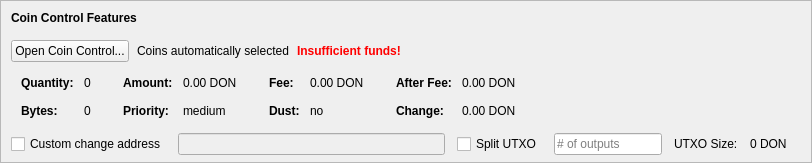
    <widget class="QFrame" name="frameCoinControl">
     <property name="sizePolicy">
      <sizepolicy hsizetype="Expanding" vsizetype="Expanding">
       <horstretch>0</horstretch>
       <verstretch>0</verstretch>
      </sizepolicy>
     </property>
     <property name="maximumSize">
      <size>
       <width>16777215</width>
       <height>16777215</height>
      </size>
     </property>
     <property name="frameShape">
      <enum>QFrame::StyledPanel</enum>
     </property>
     <property name="frameShadow">
      <enum>QFrame::Sunken</enum>
     </property>
     <layout class="QVBoxLayout" name="verticalLayoutCoinControl2">
      <property name="spacing">
       <number>0</number>
      </property>
      <property name="leftMargin">
       <number>0</number>
      </property>
      <property name="topMargin">
       <number>0</number>
      </property>
      <property name="rightMargin">
       <number>0</number>
      </property>
      <property name="bottomMargin">
       <number>6</number>
      </property>
      <item>
       <layout class="QVBoxLayout" name="verticalLayoutCoinControl" stretch="0,0,0,0,1">
        <property name="spacing">
         <number>0</number>
        </property>
        <property name="leftMargin">
         <number>10</number>
        </property>
        <property name="topMargin">
         <number>10</number>
        </property>
        <item>
         <layout class="QHBoxLayout" name="horizontalLayoutCoinControl1">
          <property name="bottomMargin">
           <number>15</number>
          </property>
          <item>
           <widget class="QLabel" name="labelCoinControlFeatures">
            <property name="sizePolicy">
             <sizepolicy hsizetype="Preferred" vsizetype="Maximum">
              <horstretch>0</horstretch>
              <verstretch>0</verstretch>
             </sizepolicy>
            </property>
            <property name="font">
             <font>
              <weight>75</weight>
              <bold>true</bold>
             </font>
            </property>
            <property name="styleSheet">
             <string notr="true">font-weight:bold;</string>
            </property>
            <property name="text">
             <string>Coin Control Features</string>
            </property>
           </widget>
          </item>
         </layout>
        </item>
        <item>
         <layout class="QHBoxLayout" name="horizontalLayoutCoinControl2" stretch="0,0,0,0">
          <property name="spacing">
           <number>8</number>
          </property>
          <property name="bottomMargin">
           <number>10</number>
          </property>
          <item>
           <widget class="QPushButton" name="pushButtonCoinControl">
            <property name="styleSheet">
             <string notr="true"/>
            </property>
            <property name="text">
             <string>Open Coin Control...</string>
            </property>
            <property name="autoDefault">
             <bool>false</bool>
            </property>
           </widget>
          </item>
          <item>
           <widget class="QLabel" name="labelCoinControlAutomaticallySelected">
            <property name="text">
             <string>Coins automatically selected</string>
            </property>
            <property name="margin">
             <number>5</number>
            </property>
           </widget>
          </item>
          <item>
           <widget class="QLabel" name="labelCoinControlInsuffFunds">
            <property name="font">
             <font>
              <weight>75</weight>
              <bold>true</bold>
             </font>
            </property>
            <property name="styleSheet">
             <string notr="true">color:red;font-weight:bold;</string>
            </property>
            <property name="text">
             <string>Insufficient funds!</string>
            </property>
            <property name="margin">
             <number>5</number>
            </property>
           </widget>
          </item>
          <item>
           <spacer name="horizontalSpacerCoinControl">
            <property name="orientation">
             <enum>Qt::Horizontal</enum>
            </property>
            <property name="sizeHint" stdset="0">
             <size>
              <width>40</width>
              <height>1</height>
             </size>
            </property>
           </spacer>
          </item>
         </layout>
        </item>
        <item>
         <widget class="QWidget" name="widgetCoinControl" native="true">
          <property name="sizePolicy">
           <sizepolicy hsizetype="Preferred" vsizetype="Preferred">
            <horstretch>0</horstretch>
            <verstretch>0</verstretch>
           </sizepolicy>
          </property>
          <property name="minimumSize">
           <size>
            <width>0</width>
            <height>0</height>
           </size>
          </property>
          <property name="styleSheet">
           <string notr="true"/>
          </property>
          <layout class="QHBoxLayout" name="horizontalLayoutCoinControl5">
           <property name="leftMargin">
            <number>0</number>
           </property>
           <property name="topMargin">
            <number>0</number>
           </property>
           <property name="rightMargin">
            <number>0</number>
           </property>
           <property name="bottomMargin">
            <number>0</number>
           </property>
           <item>
            <layout class="QHBoxLayout" name="horizontalLayoutCoinControl3" stretch="0,0,0,1">
             <property name="spacing">
              <number>20</number>
             </property>
             <property name="topMargin">
              <number>0</number>
             </property>
             <property name="bottomMargin">
              <number>10</number>
             </property>
             <item>
              <layout class="QFormLayout" name="formLayoutCoinControl1">
               <property name="horizontalSpacing">
                <number>10</number>
               </property>
               <property name="verticalSpacing">
                <number>14</number>
               </property>
               <property name="leftMargin">
                <number>10</number>
               </property>
               <property name="topMargin">
                <number>4</number>
               </property>
               <property name="rightMargin">
                <number>6</number>
               </property>
               <item row="0" column="0">
                <widget class="QLabel" name="labelCoinControlQuantityText">
                 <property name="font">
                  <font>
                   <weight>75</weight>
                   <bold>true</bold>
                  </font>
                 </property>
                 <property name="text">
                  <string>Quantity:</string>
                 </property>
                 <property name="margin">
                  <number>0</number>
                 </property>
                </widget>
               </item>
               <item row="0" column="1">
                <widget class="QLabel" name="labelCoinControlQuantity">
                 <property name="cursor">
                  <cursorShape>IBeamCursor</cursorShape>
                 </property>
                 <property name="contextMenuPolicy">
                  <enum>Qt::ActionsContextMenu</enum>
                 </property>
                 <property name="text">
                  <string notr="true">0</string>
                 </property>
                 <property name="margin">
                  <number>0</number>
                 </property>
                 <property name="textInteractionFlags">
                  <set>Qt::LinksAccessibleByMouse|Qt::TextSelectableByKeyboard|Qt::TextSelectableByMouse</set>
                 </property>
                </widget>
               </item>
               <item row="1" column="0">
                <widget class="QLabel" name="labelCoinControlBytesText">
                 <property name="font">
                  <font>
                   <weight>75</weight>
                   <bold>true</bold>
                  </font>
                 </property>
                 <property name="text">
                  <string>Bytes:</string>
                 </property>
                </widget>
               </item>
               <item row="1" column="1">
                <widget class="QLabel" name="labelCoinControlBytes">
                 <property name="cursor">
                  <cursorShape>IBeamCursor</cursorShape>
                 </property>
                 <property name="contextMenuPolicy">
                  <enum>Qt::ActionsContextMenu</enum>
                 </property>
                 <property name="text">
                  <string notr="true">0</string>
                 </property>
                 <property name="textInteractionFlags">
                  <set>Qt::LinksAccessibleByMouse|Qt::TextSelectableByKeyboard|Qt::TextSelectableByMouse</set>
                 </property>
                </widget>
               </item>
              </layout>
             </item>
             <item>
              <layout class="QFormLayout" name="formLayoutCoinControl2">
               <property name="horizontalSpacing">
                <number>10</number>
               </property>
               <property name="verticalSpacing">
                <number>14</number>
               </property>
               <property name="leftMargin">
                <number>6</number>
               </property>
               <property name="topMargin">
                <number>4</number>
               </property>
               <property name="rightMargin">
                <number>6</number>
               </property>
               <item row="0" column="0">
                <widget class="QLabel" name="labelCoinControlAmountText">
                 <property name="font">
                  <font>
                   <weight>75</weight>
                   <bold>true</bold>
                  </font>
                 </property>
                 <property name="text">
                  <string>Amount:</string>
                 </property>
                 <property name="margin">
                  <number>0</number>
                 </property>
                </widget>
               </item>
               <item row="0" column="1">
                <widget class="QLabel" name="labelCoinControlAmount">
                 <property name="cursor">
                  <cursorShape>IBeamCursor</cursorShape>
                 </property>
                 <property name="contextMenuPolicy">
                  <enum>Qt::ActionsContextMenu</enum>
                 </property>
                 <property name="text">
                  <string notr="true">0.00 DON</string>
                 </property>
                 <property name="textInteractionFlags">
                  <set>Qt::LinksAccessibleByMouse|Qt::TextSelectableByKeyboard|Qt::TextSelectableByMouse</set>
                 </property>
                </widget>
               </item>
               <item row="1" column="0">
                <widget class="QLabel" name="labelCoinControlPriorityText">
                 <property name="font">
                  <font>
                   <weight>75</weight>
                   <bold>true</bold>
                  </font>
                 </property>
                 <property name="text">
                  <string>Priority:</string>
                 </property>
                </widget>
               </item>
               <item row="1" column="1">
                <widget class="QLabel" name="labelCoinControlPriority">
                 <property name="cursor">
                  <cursorShape>IBeamCursor</cursorShape>
                 </property>
                 <property name="contextMenuPolicy">
                  <enum>Qt::ActionsContextMenu</enum>
                 </property>
                 <property name="text">
                  <string>medium</string>
                 </property>
                 <property name="textInteractionFlags">
                  <set>Qt::LinksAccessibleByMouse|Qt::TextSelectableByKeyboard|Qt::TextSelectableByMouse</set>
                 </property>
                </widget>
               </item>
              </layout>
             </item>
             <item>
              <layout class="QFormLayout" name="formLayoutCoinControl3">
               <property name="horizontalSpacing">
                <number>10</number>
               </property>
               <property name="verticalSpacing">
                <number>14</number>
               </property>
               <property name="leftMargin">
                <number>6</number>
               </property>
               <property name="topMargin">
                <number>4</number>
               </property>
               <property name="rightMargin">
                <number>6</number>
               </property>
               <item row="0" column="0">
                <widget class="QLabel" name="labelCoinControlFeeText">
                 <property name="font">
                  <font>
                   <weight>75</weight>
                   <bold>true</bold>
                  </font>
                 </property>
                 <property name="text">
                  <string>Fee:</string>
                 </property>
                 <property name="margin">
                  <number>0</number>
                 </property>
                </widget>
               </item>
               <item row="0" column="1">
                <widget class="QLabel" name="labelCoinControlFee">
                 <property name="cursor">
                  <cursorShape>IBeamCursor</cursorShape>
                 </property>
                 <property name="contextMenuPolicy">
                  <enum>Qt::ActionsContextMenu</enum>
                 </property>
                 <property name="text">
                  <string notr="true">0.00 DON</string>
                 </property>
                 <property name="textInteractionFlags">
                  <set>Qt::LinksAccessibleByMouse|Qt::TextSelectableByKeyboard|Qt::TextSelectableByMouse</set>
                 </property>
                </widget>
               </item>
               <item row="1" column="0">
                <widget class="QLabel" name="labelCoinControlLowOutputText">
                 <property name="font">
                  <font>
                   <weight>75</weight>
                   <bold>true</bold>
                  </font>
                 </property>
                 <property name="text">
                  <string>Dust:</string>
                 </property>
                </widget>
               </item>
               <item row="1" column="1">
                <widget class="QLabel" name="labelCoinControlLowOutput">
                 <property name="cursor">
                  <cursorShape>IBeamCursor</cursorShape>
                 </property>
                 <property name="contextMenuPolicy">
                  <enum>Qt::ActionsContextMenu</enum>
                 </property>
                 <property name="text">
                  <string>no</string>
                 </property>
                 <property name="textInteractionFlags">
                  <set>Qt::LinksAccessibleByMouse|Qt::TextSelectableByKeyboard|Qt::TextSelectableByMouse</set>
                 </property>
                </widget>
               </item>
              </layout>
             </item>
             <item>
              <layout class="QFormLayout" name="formLayoutCoinControl4">
               <property name="horizontalSpacing">
                <number>10</number>
               </property>
               <property name="verticalSpacing">
                <number>14</number>
               </property>
               <property name="leftMargin">
                <number>6</number>
               </property>
               <property name="topMargin">
                <number>4</number>
               </property>
               <property name="rightMargin">
                <number>6</number>
               </property>
               <item row="0" column="0">
                <widget class="QLabel" name="labelCoinControlAfterFeeText">
                 <property name="font">
                  <font>
                   <weight>75</weight>
                   <bold>true</bold>
                  </font>
                 </property>
                 <property name="text">
                  <string>After Fee:</string>
                 </property>
                 <property name="margin">
                  <number>0</number>
                 </property>
                </widget>
               </item>
               <item row="0" column="1">
                <widget class="QLabel" name="labelCoinControlAfterFee">
                 <property name="cursor">
                  <cursorShape>IBeamCursor</cursorShape>
                 </property>
                 <property name="contextMenuPolicy">
                  <enum>Qt::ActionsContextMenu</enum>
                 </property>
                 <property name="text">
                  <string notr="true">0.00 DON</string>
                 </property>
                 <property name="textInteractionFlags">
                  <set>Qt::LinksAccessibleByMouse|Qt::TextSelectableByKeyboard|Qt::TextSelectableByMouse</set>
                 </property>
                </widget>
               </item>
               <item row="1" column="0">
                <widget class="QLabel" name="labelCoinControlChangeText">
                 <property name="font">
                  <font>
                   <weight>75</weight>
                   <bold>true</bold>
                  </font>
                 </property>
                 <property name="text">
                  <string>Change:</string>
                 </property>
                </widget>
               </item>
               <item row="1" column="1">
                <widget class="QLabel" name="labelCoinControlChange">
                 <property name="cursor">
                  <cursorShape>IBeamCursor</cursorShape>
                 </property>
                 <property name="contextMenuPolicy">
                  <enum>Qt::ActionsContextMenu</enum>
                 </property>
                 <property name="text">
                  <string notr="true">0.00 DON</string>
                 </property>
                 <property name="textInteractionFlags">
                  <set>Qt::LinksAccessibleByMouse|Qt::TextSelectableByKeyboard|Qt::TextSelectableByMouse</set>
                 </property>
                </widget>
               </item>
              </layout>
             </item>
            </layout>
           </item>
          </layout>
         </widget>
        </item>
        <item>
         <layout class="QHBoxLayout" name="horizontalLayoutCoinControl4" stretch="0,0,0,0,0,0,0">
          <property name="spacing">
           <number>12</number>
          </property>
          <property name="sizeConstraint">
           <enum>QLayout::SetDefaultConstraint</enum>
          </property>
          <property name="topMargin">
           <number>5</number>
          </property>
          <property name="rightMargin">
           <number>5</number>
          </property>
          <item>
           <widget class="QCheckBox" name="checkBoxCoinControlChange">
            <property name="toolTip">
             <string>If this is activated, but the change address is empty or invalid, change will be sent to a newly generated address.</string>
            </property>
            <property name="text">
             <string>Custom change address</string>
            </property>
           </widget>
          </item>
          <item>
           <widget class="QValidatedLineEdit" name="lineEditCoinControlChange">
            <property name="enabled">
             <bool>false</bool>
            </property>
            <property name="sizePolicy">
             <sizepolicy hsizetype="Expanding" vsizetype="Fixed">
              <horstretch>0</horstretch>
              <verstretch>0</verstretch>
             </sizepolicy>
            </property>
           </widget>
          </item>
          <item>
           <widget class="QCheckBox" name="splitBlockCheckBox">
            <property name="text">
             <string>Split UTXO</string>
            </property>
           </widget>
          </item>
          <item>
           <widget class="QLineEdit" name="splitBlockLineEdit">
            <property name="sizePolicy">
             <sizepolicy hsizetype="Fixed" vsizetype="Fixed">
              <horstretch>50</horstretch>
              <verstretch>0</verstretch>
             </sizepolicy>
            </property>
            <property name="placeholderText">
             <string># of outputs</string>
            </property>
           </widget>
          </item>
          <item>
           <widget class="QLabel" name="labelBlockSizeText">
            <property name="text">
             <string>UTXO Size:</string>
            </property>
           </widget>
          </item>
          <item>
           <widget class="QLabel" name="labelBlockSize">
            <property name="text">
             <string>0 DON</string>
            </property>
           </widget>
          </item>
          <item>
           <widget class="QLabel" name="labelCoinControlChangeLabel">
            <property name="sizePolicy">
             <sizepolicy hsizetype="Preferred" vsizetype="Expanding">
              <horstretch>0</horstretch>
              <verstretch>0</verstretch>
             </sizepolicy>
            </property>
            <property name="minimumSize">
             <size>
              <width>0</width>
              <height>0</height>
             </size>
            </property>
            <property name="text">
             <string/>
            </property>
            <property name="margin">
             <number>3</number>
            </property>
           </widget>
          </item>
         </layout>
        </item>
        <item>
         <spacer name="verticalSpacerCoinControl">
          <property name="orientation">
           <enum>Qt::Vertical</enum>
          </property>
          <property name="sizeHint" stdset="0">
           <size>
            <width>800</width>
            <height>1</height>
           </size>
          </property>
         </spacer>
        </item>
       </layout>
      </item>
     </layout>
    </widget>
